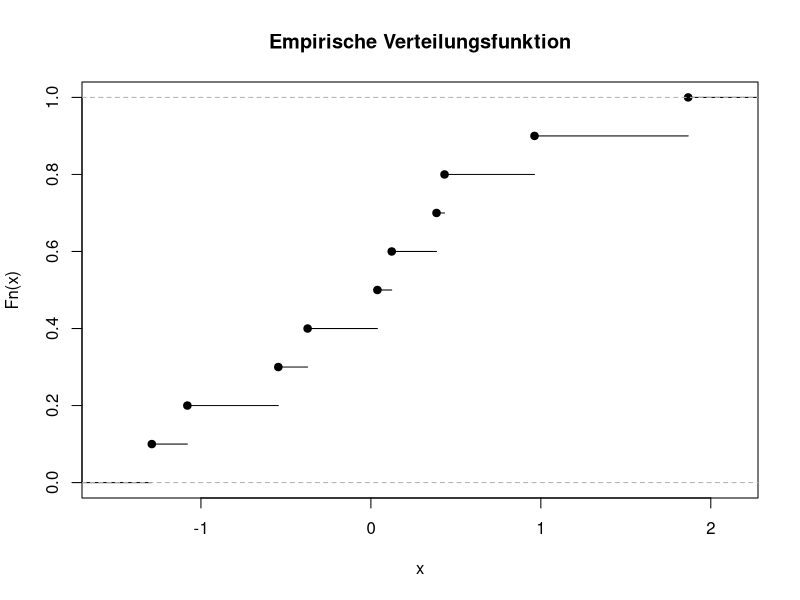

Write the R code that produced this figure. (Note: this script raises an error after producing the figure.)
## ---- chunk 1
sin(pi)
## ---- chunk 2
x = rnorm(10)
plot(ecdf(x), main = "Empirische Verteilungsfunktion")
## ---- chunk 3
knitr::include_graphics('normaldist.png')
